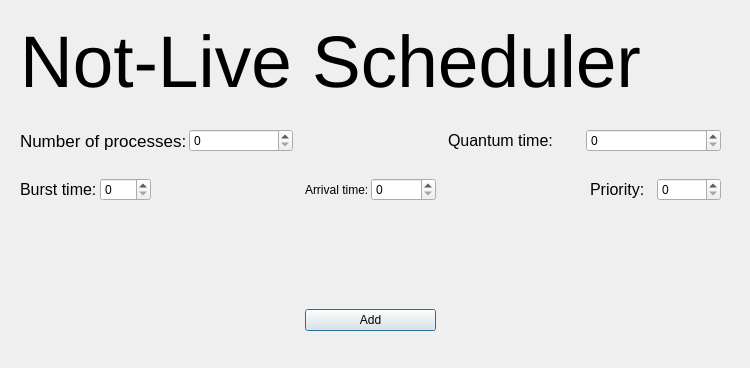
<?xml version="1.0" encoding="UTF-8"?>
<ui version="4.0">
 <class>notlive</class>
 <widget class="QDialog" name="notlive">
  <property name="geometry">
   <rect>
    <x>0</x>
    <y>0</y>
    <width>750</width>
    <height>368</height>
   </rect>
  </property>
  <property name="windowTitle">
   <string>CPU Scheduler</string>
  </property>
  <property name="windowIcon">
   <iconset theme="utilities-system-monitor"/>
  </property>
  <widget class="QWidget" name="layoutWidget">
   <property name="geometry">
    <rect>
     <x>20</x>
     <y>20</y>
     <width>701</width>
     <height>311</height>
    </rect>
   </property>
   <layout class="QGridLayout" name="gridLayout">
    <property name="topMargin">
     <number>0</number>
    </property>
    <property name="horizontalSpacing">
     <number>12</number>
    </property>
    <item row="0" column="0" colspan="5">
     <widget class="QLabel" name="label_8">
      <property name="font">
       <font>
        <family>Ubuntu</family>
        <pointsize>55</pointsize>
       </font>
      </property>
      <property name="text">
       <string>Not-Live Scheduler</string>
      </property>
     </widget>
    </item>
    <item row="2" column="0" colspan="2">
     <layout class="QHBoxLayout" name="horizontalLayout_2">
      <property name="spacing">
       <number>2</number>
      </property>
      <item>
       <widget class="QLabel" name="label_6">
        <property name="font">
         <font>
          <pointsize>13</pointsize>
         </font>
        </property>
        <property name="text">
         <string>Number of processes:</string>
        </property>
       </widget>
      </item>
      <item>
       <widget class="QSpinBox" name="num"/>
      </item>
     </layout>
    </item>
    <item row="4" column="0">
     <layout class="QHBoxLayout" name="horizontalLayout_3">
      <property name="spacing">
       <number>3</number>
      </property>
      <item>
       <widget class="QLabel" name="label_3">
        <property name="sizePolicy">
         <sizepolicy hsizetype="Minimum" vsizetype="Preferred">
          <horstretch>0</horstretch>
          <verstretch>0</verstretch>
         </sizepolicy>
        </property>
        <property name="font">
         <font>
          <pointsize>12</pointsize>
         </font>
        </property>
        <property name="text">
         <string>Burst time:</string>
        </property>
       </widget>
      </item>
      <item>
       <widget class="QSpinBox" name="btime"/>
      </item>
     </layout>
    </item>
    <item row="4" column="4">
     <layout class="QHBoxLayout" name="horizontalLayout_5">
      <property name="spacing">
       <number>3</number>
      </property>
      <item>
       <widget class="QLabel" name="priority_label_2">
        <property name="sizePolicy">
         <sizepolicy hsizetype="Minimum" vsizetype="Preferred">
          <horstretch>0</horstretch>
          <verstretch>0</verstretch>
         </sizepolicy>
        </property>
        <property name="font">
         <font>
          <pointsize>12</pointsize>
         </font>
        </property>
        <property name="text">
         <string>Priority:</string>
        </property>
       </widget>
      </item>
      <item>
       <widget class="QSpinBox" name="priority"/>
      </item>
     </layout>
    </item>
    <item row="4" column="2">
     <layout class="QHBoxLayout" name="horizontalLayout">
      <item>
       <widget class="QLabel" name="label">
        <property name="sizePolicy">
         <sizepolicy hsizetype="Minimum" vsizetype="Preferred">
          <horstretch>0</horstretch>
          <verstretch>0</verstretch>
         </sizepolicy>
        </property>
        <property name="text">
         <string>Arrival time:</string>
        </property>
       </widget>
      </item>
      <item>
       <widget class="QSpinBox" name="atime"/>
      </item>
     </layout>
    </item>
    <item row="3" column="0" colspan="5">
     <spacer name="horizontalSpacer_2">
      <property name="orientation">
       <enum>Qt::Horizontal</enum>
      </property>
      <property name="sizeHint" stdset="0">
       <size>
        <width>40</width>
        <height>20</height>
       </size>
      </property>
     </spacer>
    </item>
    <item row="6" column="2">
     <widget class="QPushButton" name="add">
      <property name="sizePolicy">
       <sizepolicy hsizetype="Minimum" vsizetype="Fixed">
        <horstretch>0</horstretch>
        <verstretch>0</verstretch>
       </sizepolicy>
      </property>
      <property name="text">
       <string>Add</string>
      </property>
     </widget>
    </item>
    <item row="1" column="0" colspan="5">
     <spacer name="horizontalSpacer">
      <property name="orientation">
       <enum>Qt::Horizontal</enum>
      </property>
      <property name="sizeHint" stdset="0">
       <size>
        <width>40</width>
        <height>20</height>
       </size>
      </property>
     </spacer>
    </item>
    <item row="5" column="2">
     <spacer name="verticalSpacer">
      <property name="orientation">
       <enum>Qt::Vertical</enum>
      </property>
      <property name="sizeHint" stdset="0">
       <size>
        <width>20</width>
        <height>40</height>
       </size>
      </property>
     </spacer>
    </item>
    <item row="2" column="3" colspan="2">
     <layout class="QHBoxLayout" name="horizontalLayout_4">
      <property name="spacing">
       <number>3</number>
      </property>
      <item>
       <widget class="QLabel" name="quantum_label_2">
        <property name="sizePolicy">
         <sizepolicy hsizetype="Minimum" vsizetype="Preferred">
          <horstretch>0</horstretch>
          <verstretch>0</verstretch>
         </sizepolicy>
        </property>
        <property name="font">
         <font>
          <pointsize>12</pointsize>
         </font>
        </property>
        <property name="text">
         <string>Quantum time:</string>
        </property>
       </widget>
      </item>
      <item>
       <widget class="QSpinBox" name="quantum"/>
      </item>
     </layout>
    </item>
   </layout>
  </widget>
 </widget>
 <resources/>
 <connections/>
</ui>
